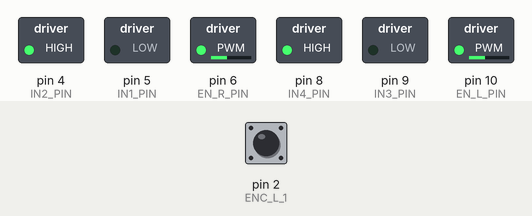
This sketch was run on a simulated Arduino Uno, built with avr-gcc and run on an emulated ATmega328P. Parts: switched loads named in the sketch (green lamp = pin HIGH). Inputs (shaded band) come from the test bench; at power-on: pin 2 (ENC_L_1) HIGH. What the sketch prints to the serial monitor is not drawn.

Above: at 0.1 s.
Timing chart, 0 to 1.6 s (numbered marks = the images above):
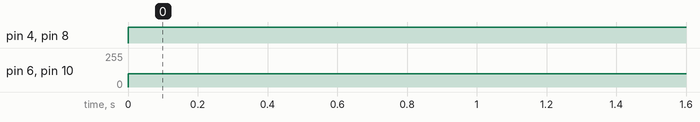

Measured:
- by itself, pin 4 (IN2_PIN), pin 8 (IN4_PIN): LOW → HIGH at 0.00 s
- by itself, pin 6 (EN_R_PIN), pin 10 (EN_L_PIN): 0/255 → 100/255 at 0.00 s

The sketch:

drive_fixed_pwm_and_read.ino
```cpp
// Encoder pins
#define ENC_R_1 0 // Encoder 1, Channel A (YELLOW)
#define ENC_R_2 1 // Encoder 1, Channel B (WHITE)
#define ENC_L_1 2
#define ENC_L_2 3


// Motor driver pins
#define EN_R_PIN 6 // PWM pin for speed control
#define IN1_PIN 5 // Direction pin 1
#define IN2_PIN 4 // Direction pin 2
#define EN_L_PIN 10 // PWM pin for speed control
#define IN3_PIN 9 // Direction pin 1
#define IN4_PIN 8 // Direction pin 2

const int PPR = 990; // Pulses per revolution

// Global variable to store the angular velocity
volatile float ang_vel_r = 0.0; // Angular velocity in rad/s
volatile float ang_vel_l = 0.0; // Angular velocity in rad/s

// Position variable for the encoder
volatile int posi_r = 0;
volatile int posi_l = 0;

// Interrupt Service Routine to update encoder position
void read_encoder_right() {
  // Read the state of encoder 1 channel B
  int b = digitalRead(ENC_R_2);

  // Increment or decrement the position based on the state of channel B
  if (b > 0) {
    posi_r--;
  } else {
    posi_r++;
  }
}


// Interrupt Service Routine to update encoder position
void read_encoder_left() {
  // Read the state of encoder 1 channel B
  int b = digitalRead(ENC_L_2);

  // Increment or decrement the position based on the state of channel B
  if (b > 0) {
    posi_l++;
  } else {
    posi_l--;
  }
}


void calculate_angular_velocity(unsigned long poll_period_ms) {
  static unsigned long last_poll_time = 0;
  static int last_posi_r = 0;
  static int last_posi_l = 0;

  unsigned long current_time = millis();

  // Check if polling period has elapsed
  if (current_time - last_poll_time >= poll_period_ms) {
    // Get the latest positions
    int current_posi_r = posi_r;
    int current_posi_l = posi_l;

    // Calculate the change in position
    int delta_position_r = current_posi_r - last_posi_r;
    int delta_position_l = current_posi_l - last_posi_l;

    // Update last positions
    last_posi_r = current_posi_r;
    last_posi_l = current_posi_l;

    // Calculate angular velocities (rad/s)
    ang_vel_r = (delta_position_r / (float)PPR) * (2 * PI) / (poll_period_ms / 1000.0);
    ang_vel_l = (delta_position_l / (float)PPR) * (2 * PI) / (poll_period_ms / 1000.0);

    // Update the last poll time
    last_poll_time = current_time;

    // Print angular velocities
    Serial.print("Angular Velocity Right (rad/s): ");
    Serial.println(ang_vel_r);
    Serial.print("Angular Velocity Left (rad/s): ");
    Serial.println(ang_vel_l);
  }
}

void drive_motor_right(int motor_cmd) {
  int pwm_value = abs(motor_cmd);
  pwm_value = constrain(pwm_value, 0, 255);

  if (motor_cmd > 0) {
    digitalWrite(IN1_PIN, LOW);
    digitalWrite(IN2_PIN, HIGH);
  } else if (motor_cmd < 0) {
    digitalWrite(IN1_PIN, HIGH);
    digitalWrite(IN2_PIN, LOW);
  } else {
    digitalWrite(IN1_PIN, LOW);
    digitalWrite(IN2_PIN, LOW);
  }

  analogWrite(EN_R_PIN, pwm_value);
}

void drive_motor_left(int motor_cmd) {
  int pwm_value = abs(motor_cmd);
  pwm_value = constrain(pwm_value, 0, 255);

  if (motor_cmd > 0) {
    digitalWrite(IN3_PIN, LOW);
    digitalWrite(IN4_PIN, HIGH);
  } else if (motor_cmd < 0) {
    digitalWrite(IN3_PIN, HIGH);
    digitalWrite(IN4_PIN, LOW);
  } else {
    digitalWrite(IN3_PIN, LOW);
    digitalWrite(IN4_PIN, LOW);
  }

  analogWrite(EN_L_PIN, pwm_value);
}

void setup() {
  Serial.begin(115200);

  pinMode(EN_R_PIN, OUTPUT);
  pinMode(IN1_PIN, OUTPUT);
  pinMode(IN2_PIN, OUTPUT);
  pinMode(EN_L_PIN, OUTPUT);
  pinMode(IN3_PIN, OUTPUT);
  pinMode(IN4_PIN, OUTPUT);

  pinMode(ENC_R_1, INPUT_PULLUP);
  pinMode(ENC_R_2, INPUT_PULLUP);
  pinMode(ENC_L_1, INPUT_PULLUP);
  pinMode(ENC_L_2, INPUT_PULLUP);

  // Attach interrupt for Encoder 1 Channel A
  attachInterrupt(digitalPinToInterrupt(ENC_R_1), read_encoder_right, RISING);
  attachInterrupt(digitalPinToInterrupt(ENC_L_1), read_encoder_left, RISING);
}

void loop() {
  // Set the polling period in milliseconds
  const unsigned long poll_period = 50; // 50 ms

  // Update the angular velocity
  calculate_angular_velocity(poll_period);

  drive_motor_right(100);
  drive_motor_left(100);


  // Print the angular velocity
  // Serial.print("Angular Velocity (rad/s): ");
  // Serial.println(ang_vel_r);

  // delay(10); // Small delay to avoid flooding the serial monitor
}
```
